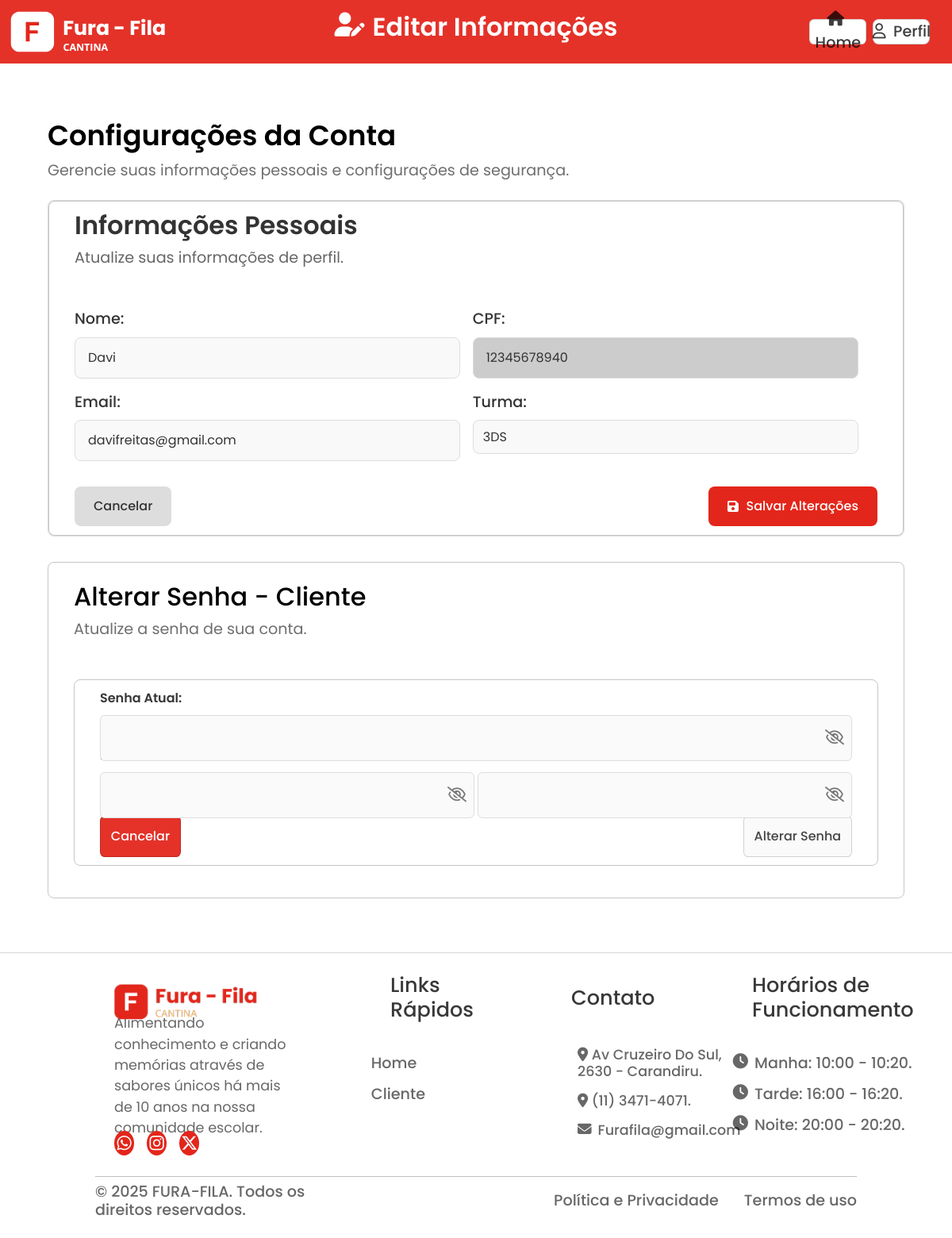
/subpages/editar_cliente_page.php (signed in), run on an earlier commit of the app's database.
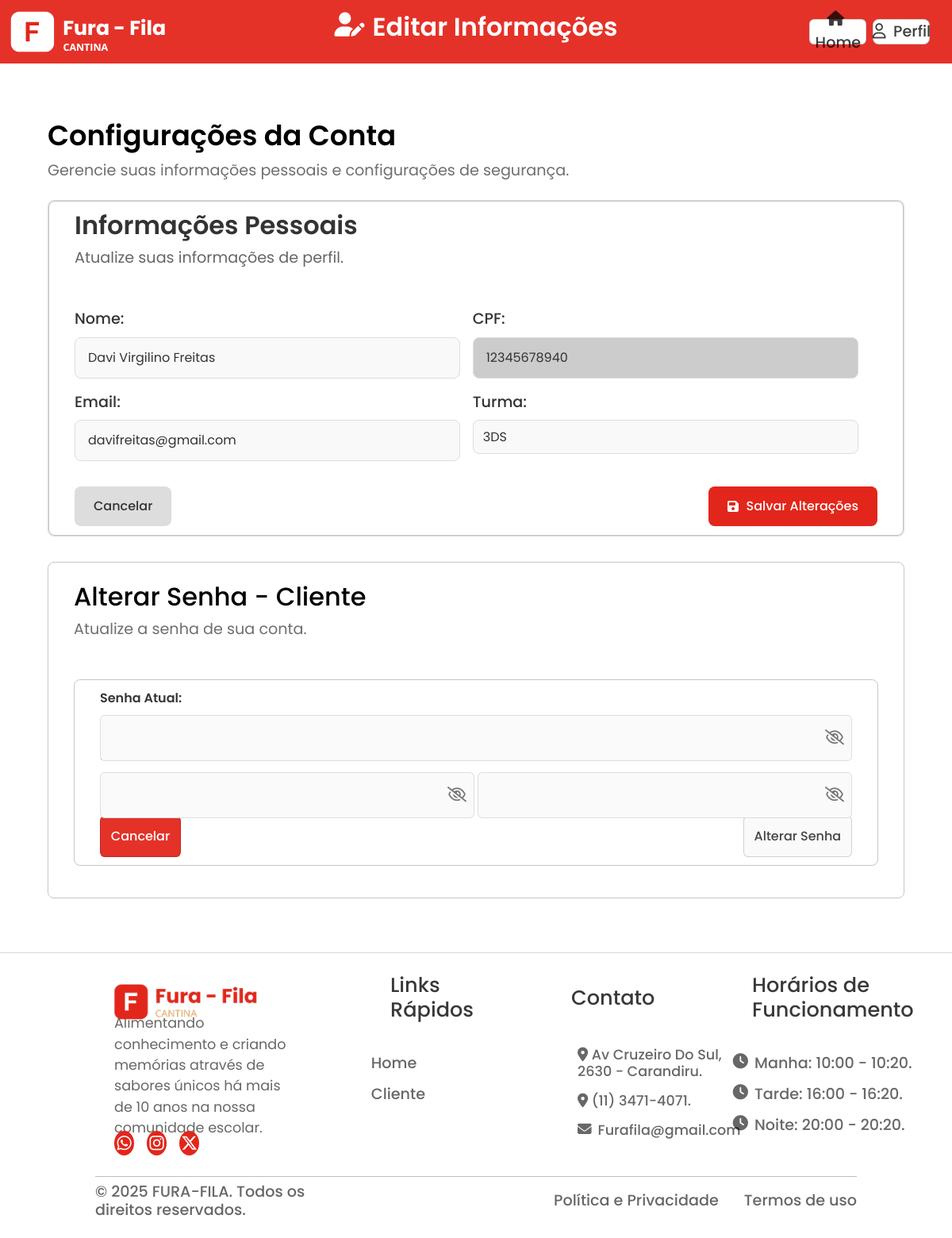
And on a later commit of the database.
### tables this page shows
CREATE TABLE `cliente` (
  `nome` varchar(60) NOT NULL,
  `cpf` char(11) NOT NULL,
  `email` varchar(150) NOT NULL,
  `turma` enum('1DS','2DS','3DS','1ADM','2ADM','3ADM','1JD','2JD','3JD','1RH','2RH','3RH','') NOT NULL,
  `senha` varchar(200) NOT NULL,
  `status` int(1) NOT NULL DEFAULT 0
);

### subpages/editar_cliente_page.php (the view, shortened to what the changed rows need)
<?php
include('/xampp/htdocs/cantinarepositorio/main/database.php');
if (isset($_SESSION['cpf'])) {
    $cpf = $_SESSION['cpf'];
    $query_user = "SELECT nome, cpf, email, turma FROM cliente WHERE cpf = '$cpf'";
    $result_user = mysqli_query($con, $query_user);
    if ($result_user && mysqli_num_rows($result_user) > 0) {
        $user_data = mysqli_fetch_assoc($result_user);
    } else {
        header("Location: ./login.php");
        exit;
    }
} else {
    header("Location: ./login.php");
    exit;
}
?>
<!DOCTYPE html>
<html lang="pt-br">
<head>
    <link rel="stylesheet" href="https://cdn.jsdelivr.net/npm/bootstrap@4.0.0/dist/css/bootstrap.min.css">
    <link href="https://cdn.jsdelivr.net/npm/bootstrap@5.0.2/dist/css/bootstrap.min.css" rel="stylesheet">
    <link rel="stylesheet" href="https://cdnjs.cloudflare.com/ajax/libs/font-awesome/6.4.2/css/all.min.css" />
    <link rel="stylesheet" type="text/css" href="./assets/css/pagesCliente/editar-cliente-page.css">
    <link rel="stylesheet" href="https://cdn.jsdelivr.net/npm/swiper@11/swiper-bundle.min.css">
</head>
<body class="body">
    <main>
        <div class="container-editar-cliente">
            <div class="title-editar-cliente">
                <h1>Configurações da Conta</h1>
            </div>
            <div class="content-editar-cliente">
                <div class="content-top-editar-cliente">
                    <div class="form-editar-cliente">
                        <div class="form-editar-cliente-title">
                            <div class="form-editar-cliente-title-text">
                                <h1>Informações Pessoais</h1>
                            </div>
                        </div>
                        <div class="form-editar-cliente-content">
                            <form action="atualizar_cliente.php" method="POST" class="editar-cliente">
                                <div class="form-editar-clientes-row">
                                    <div class="form-group-editar-clientes">
                                        <label for="nome">Nome:</label>
                                        <input name="nome" type="text" id="nome_editar_cliente" value="<?php echo $user_data['nome'] ?>"
                                            required>
                                    </div>
                                    <div class="form-group-editar-clientes">
                                        <label for="cpf">CPF:</label>
                                        <input name="cpf" type="text" id="cpf_editar_cliente" value="<?php echo $user_data['cpf'] ?>"
                                            disabled>
                                    </div>
                                </div>
                                <div class="form-editar-clientes-row">
                                    <div class="form-group-editar-clientes">
                                        <label for="email">Email:</label>
                                        <input name="email" type="text" id="email_editar_cliente" value="<?php echo $user_data['email'] ?>"
                                            required>
                                    </div>
                                    <div class="form-group-editar-clientes">
                                        <label for="turma">Turma:</label>
                                        <select name="turma" id="turma_editar_cliente" class="form-control" required>
                                                    <option value="3DS" <?= $user_data['turma'] == "3DS" ? 'selected' : '' ?>>3DS
                                                    </option>
                                        </select>
                                    </div>
                                </div>
                            </form>
                        </div>
                    </div>
                </div>
                <div class="content-bottom-editar-cliente">
                    <div class="form-editar-senha-cliente">
                        <div class="form-editar-senha-cliente-title">
                            <div class="form-editar-senha-cliente-title-text">
                                <h1>Alterar Senha - Cliente</h1>
                            </div>
                        </div>
                    </div>
                </div>
            </div>
        </div>
    </main>
    <footer>
        <div class="container-footer">
            <div class="content-footer">
                <div class="content-top-footer">
                    <div class="item-footer">
                        <div class="title-footer-links">
                            <h1>Links Rápidos</h1>
                        </div>
                    </div>
                    <div class="item-footer">
                        <div class="title-footer-links">
                            <h1>Contato</h1>
                        </div>
                    </div>
                    <div class="item-footer">
                        <div class="title-footer-links">
                            <h1>Horários de Funcionamento</h1>
                        </div>
                    </div>
                </div>
                <div class="content-bottom-footer">
                    <div class="title-footer-bottom">
                        <h1>
                            © 2025 FURA-FILA. Todos os direitos reservados.
                        </h1>
                    </div>
                    <div class="title-footer-bottom-2">
                        <h1>
                            <a href="/cantinarepositorio/subpages/termos.php">
                                Política e Privacidade
                            </a>
                        </h1>
                        <h1>
                            <a href="/cantinarepositorio/subpages/termos.php">
                                Termos de uso
                            </a>
                        </h1>
                    </div>
                </div>
            </div>
        </div>
    </footer>
</body>
</html>

What changed in the data, as far as the page shows it:
changed cliente "davifreitas@gmail.com": nome "Davi" → "Davi Virgilino Freitas"
